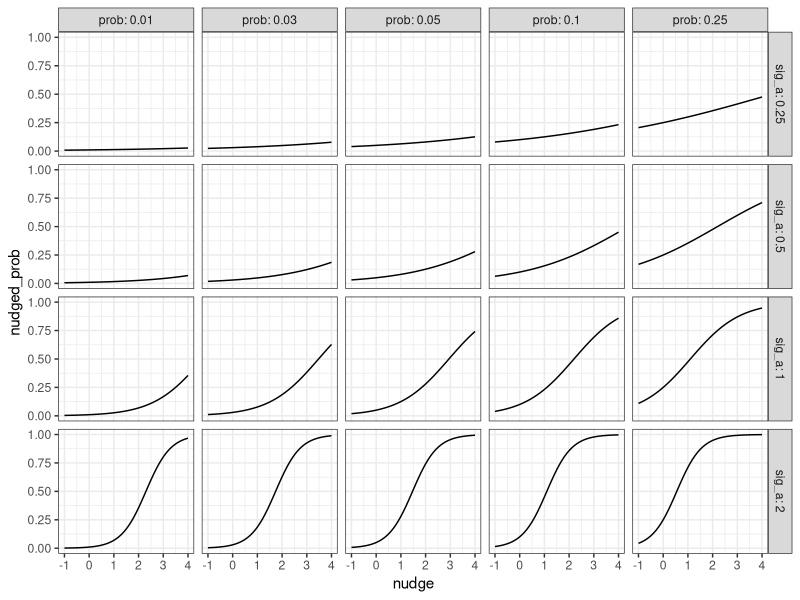

Here is the R script that generated this plot:
## ---- chunk 1
knitr::opts_chunk$set(echo = TRUE)
## ---- chunk 2
library(pracma)
library(ggplot2)
library(tidyr)
library(dplyr)
## ---- chunk 3
nudge_threshold <- Vectorize(
  function(t, a, nudge) {
    c <- logit(t, a = a)
    sigmoid(c + nudge, a = a)
  }
)
## ---- chunk 4
df <- expand_grid(
  prob = c(0.01, 0.03, 0.05, 0.1, 0.25),
  sig_a = c(0.25, 0.5, 1, 2),
  nudge = -10:40 / 10
) %>%
  as_tibble() %>%
  mutate(nudged_prob = nudge_threshold(prob, sig_a, nudge))
## ---- chunk 5
ggplot(df) +
  geom_line(aes(x = nudge, y = nudged_prob, group = prob)) + 
  facet_grid(sig_a ~ prob, labeller = label_both) + 
  theme_bw()
